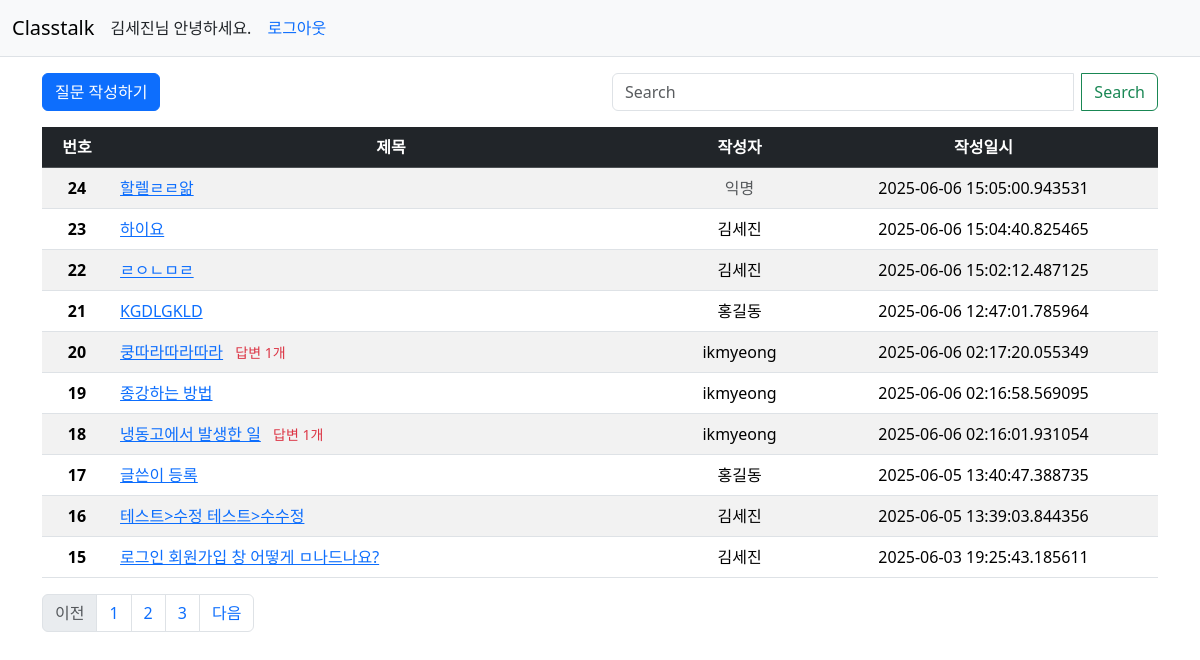
/question/list/ (signed in), run on the app's committed database.
### classtalk/models.py (models this page shows)
class User(db.Model):
    id = db.Column(db.Integer, primary_key=True)
    username = db.Column(db.String(150), unique=True, nullable=False)
    password = db.Column(db.String(200), nullable=False)
    email = db.Column(db.String(120), unique=True, nullable=False)

class Question(db.Model):
    id = db.Column(db.Integer, primary_key=True)
    subject = db.Column(db.String(200), nullable=False)
    content = db.Column(db.Text(), nullable=False)
    create_date = db.Column(db.DateTime(), nullable=False)
    user_id = db.Column(db.Integer, db.ForeignKey('user.id', ondelete='CASCADE'), nullable=False)
    user = db.relationship('User', backref=db.backref('question_set'))
    modify_date = db.Column(db.DateTime(), nullable=True)
    is_anonymous = db.Column(db.Boolean, default=False)  # 익명 여부 추가

### classtalk/views/question_views.py (the view, shortened to what this page needs)
@bp.route('/list/')
def _list():
    page = request.args.get('page', type=int, default=1)
    kw = request.args.get('kw', type=str, default='')
    question_list = Question.query.order_by(Question.create_date.desc())
    question_list = question_list.paginate(page=page, per_page=10)
    return render_template('question/question_list.html', question_list=question_list, page=page, kw=kw)

### classtalk/views/auth_views.py (called while the page is built)
@bp.before_app_request
def load_logged_in_user():
    user_id = session.get('user_id')
    if user_id is None:
        g.user = None
    else:
        g.user = User.query.get(user_id)

### classtalk/templates/question/question_list.html (shortened to what this page needs)
<!DOCTYPE html>
<html lang="en">
<head>
    <link href="https://cdn.jsdelivr.net/npm/bootstrap@5.3.5/dist/css/bootstrap.min.css" rel="stylesheet">
</head>
<body>
{% include "navbar.html" %}
<div class="container my-3">
    <div class="row my-3">
            <div class="col-6">
                <a href="{{ url_for('question.create') }}" class="btn btn-primary">질문 작성하기</a>
            </div>
            <div class="col-6">
                <div class="input-group">
                    <input type="text" id="search_kw" class="form-control me-2" value="{{ kw or '' }}" placeholder="Search" aria-label="Search"/>
                    <button class="btn btn-outline-success" type="submit" id="btn_search">Search</button>
                </div>
            </div>
        </div>
    <table class="table table-striped">
        <thead>
        <tr class="text-center table-dark">
            <th scope="col">번호</th>
            <th scope="col" style="width:50%">제목</th>
            <th scope="col">작성자</th>
            <th scope="col">작성일시</th>
        </tr>
        </thead>
    {% if question_list %}
      <tbody>
        {% for question in question_list.items %}
        <tr class="text-center">
            <th scope="row">{{ question_list.total - ((question_list.page-1) * question_list.per_page) - loop.index0 }}</th>
            <td class="text-start">
                <a href="{{ url_for('question.detail', question_id=question.id) }}">{{ question.subject }}</a>
                {% if question.answer_set|length > 0 %}
                <span class="text-danger small mx-2">답변 {{ question.answer_set|length }}개</span>
                {% endif %}
            </td>
            <td>
                {% if question.is_anonymous %}
                    <span class="text-muted">익명</span>
                    <td>{{question.create_date}}</td>
                {% else %}
                    {{ question.user.username }}
                    <td>{{question.create_date}}</td>
                {% endif %}
            </td>
        </tr>
        {% endfor %}
      </tbody>
    </table>
    {% else %}
        <p>질문이 없습니다.</p>
    {% endif %}
    {% include "Pagenation.html" %}
</div>
</body>
</html>

### classtalk/templates/navbar.html (shortened to what this page needs)
<nav class="navbar navbar-expand-lg navbar-light bg-light border-bottom">
  <div class="container-fluid">
    <a class="navbar-brand" href="{{ url_for('main.index') }}">Classtalk</a>
    <div class="collapse navbar-collapse" id="navbarSupportedContent">
      {% if g.user %}
          <a>{{ g.user.username }}님 안녕하세요.</a>
          <ul class="nav justify-content-end">
            <li class="nav-item ">
              <a class="nav-link active" href="{{ url_for('auth.logout') }}">로그아웃</a>
            </li>
          </ul>
      {% endif %}
      <span class="navbar-text">
        <nav class="navbar bg-body-tertiary">
        </nav>
      </span>
    </div>
  </div>
</nav>

### data on the page
User: user.username "김세진"
Question: total "24", subject "할렐ㄹㄹ앎", create_date "2025-06-06 15:05:00.943531"
Question: total "23", subject "하이요", user.username "김세진", create_date "2025-06-06 15:04:40.825465"
Question: total "22", subject "ㄹㅇㄴㅁㄹ", user.username "김세진", create_date "2025-06-06 15:02:12.487125"
Question: total "21", subject "KGDLGKLD", user.username "홍길동", create_date "2025-06-06 12:47:01.785964"
Question: total "20", subject "쿵따라따라따라", answer_set|length "1", user.username "ikmyeong", create_date "2025-06-06 02:17:20.055349"
Question: total "19", subject "종강하는 방법", user.username "ikmyeong", create_date "2025-06-06 02:16:58.569095"
Question: total "18", subject "냉동고에서 발생한 일", answer_set|length "1", user.username "ikmyeong", create_date "2025-06-06 02:16:01.931054"
Question: total "17", subject "글쓴이 등록", user.username "홍길동", create_date "2025-06-05 13:40:47.388735"
Question: total "16", subject "테스트>수정 테스트>수수정", user.username "김세진", create_date "2025-06-05 13:39:03.844356"
Question: total "15", subject "로그인 회원가입 창 어떻게 ㅁ나드나요?", user.username "김세진", create_date "2025-06-03 19:25:43.185611"

### other printed values
{{ page_num }} "1" "2" "3"
